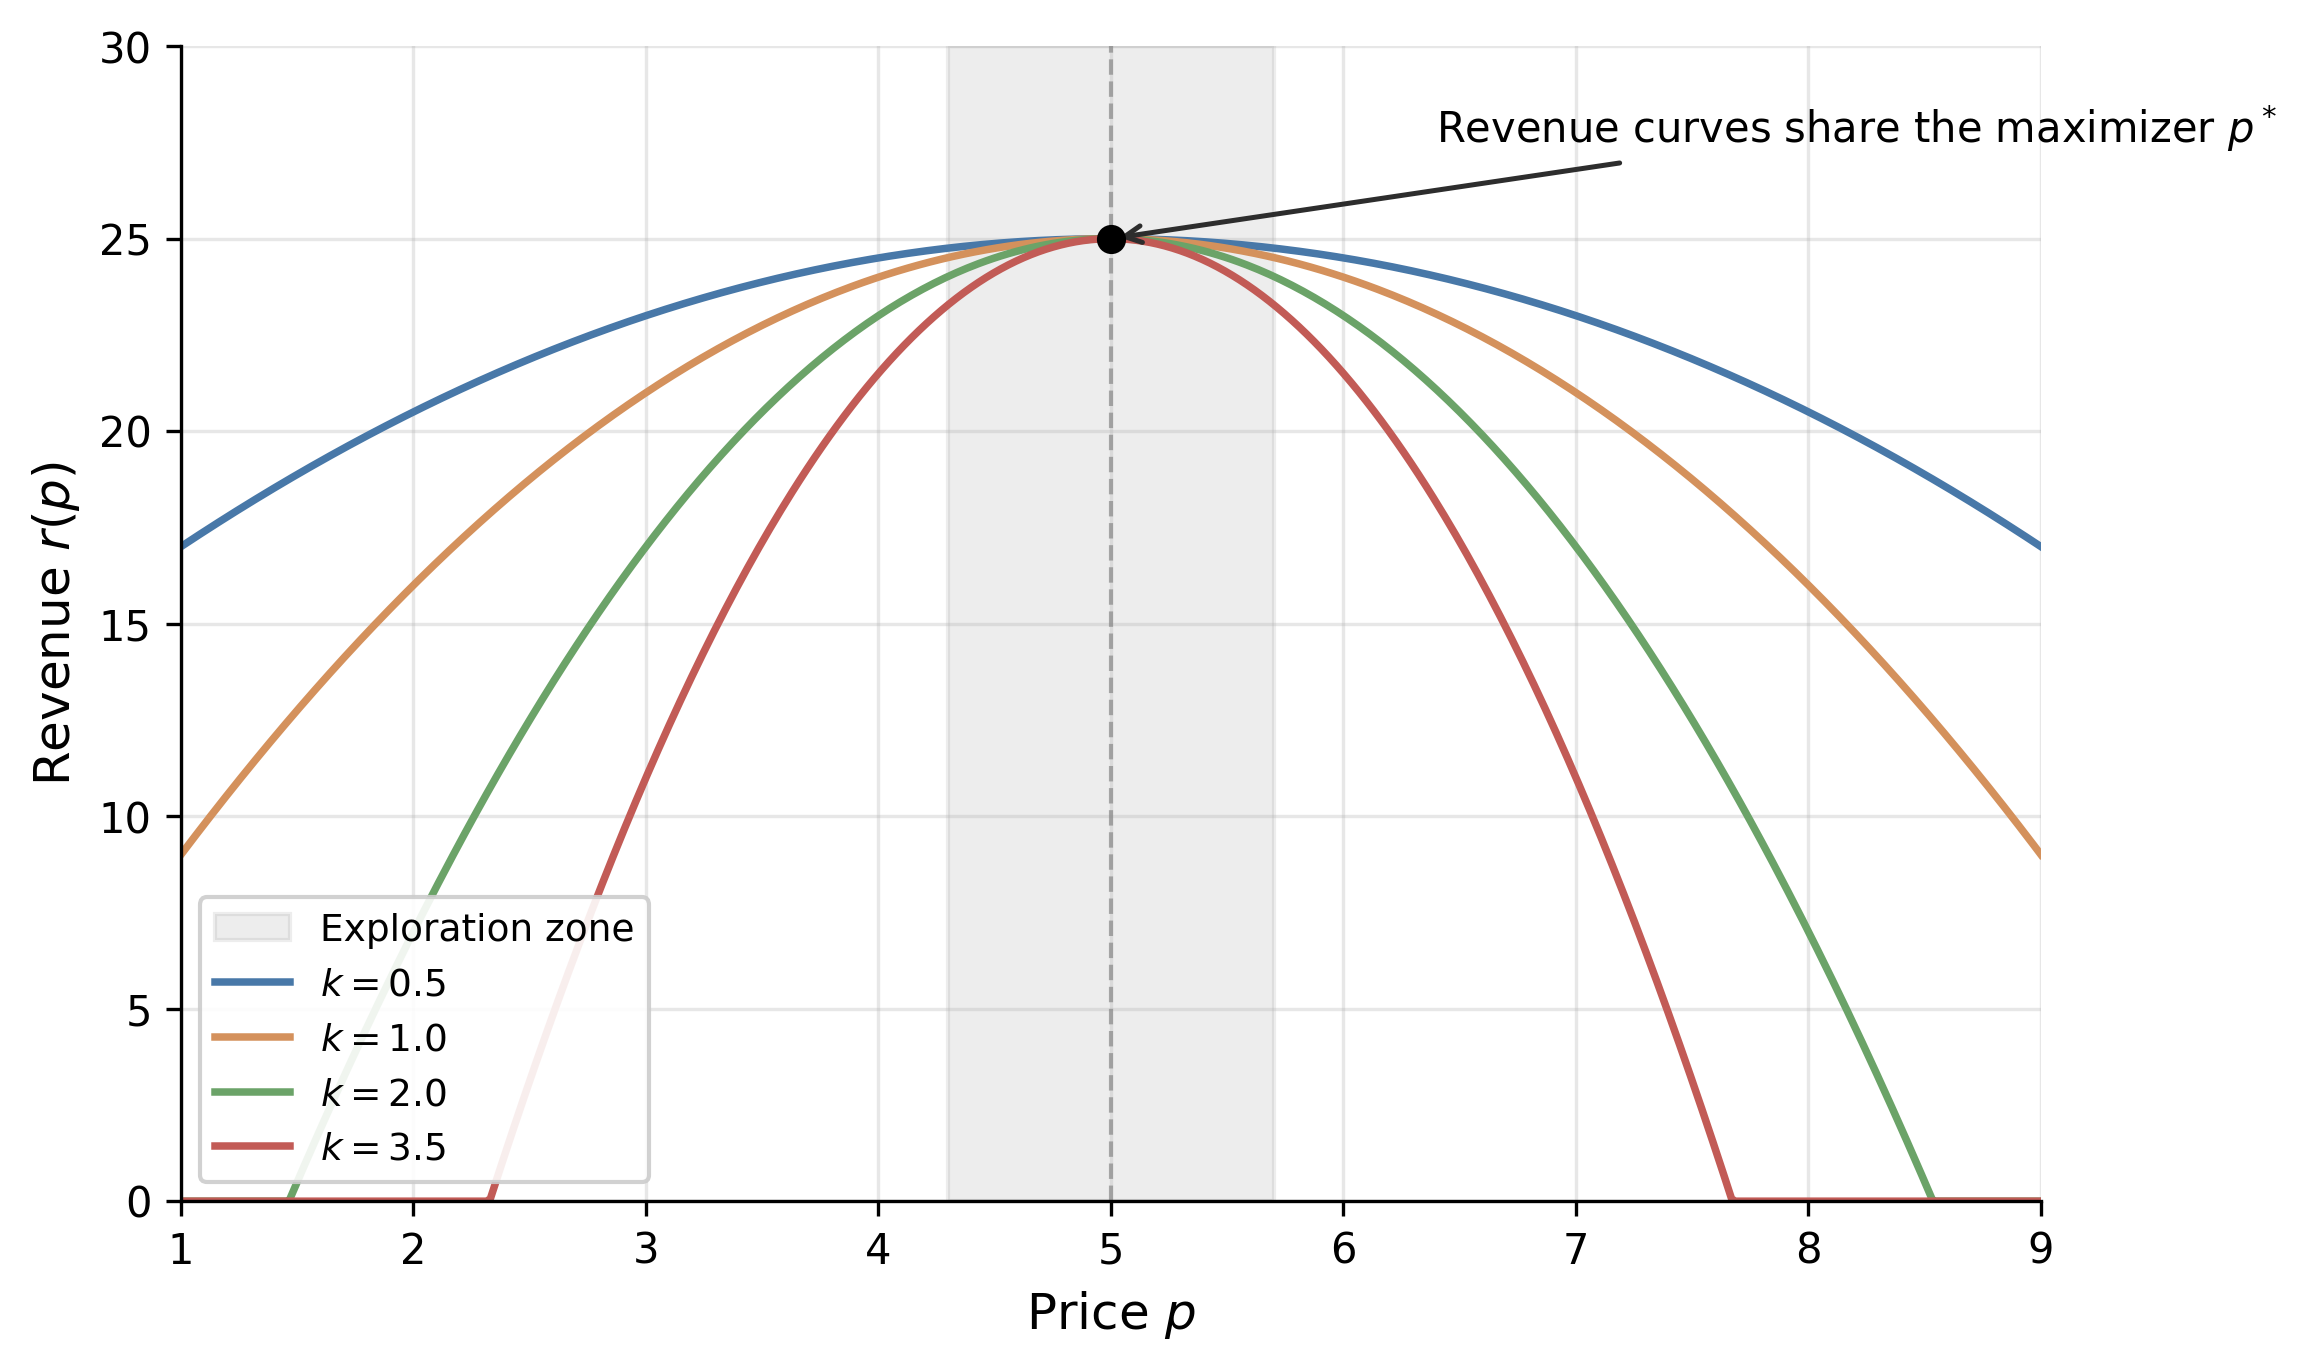

Reproduce this figure in Python.
# Uninformative optimal price: why p* reveals nothing about demand
# Chapter 7 (Bandits), conceptual diagram
# Shows that multiple demand models agree at p*, so playing p* cannot distinguish them.

import argparse
import sys, os
sys.path.insert(0, os.path.join(os.path.dirname(__file__), '..', '..'))
from sims.plot_style import apply_style, COLORS, FIG_SINGLE
apply_style()
import matplotlib
matplotlib.use('Agg')
import matplotlib.pyplot as plt
import numpy as np

# ── Parameters ──────────────────────────────────────────────────────────────
p_star = 5.0
r_star = 25.0
k_values = [0.5, 1.0, 2.0, 3.5]
p_grid = np.linspace(1, 9, 500)
exploration_half = 0.7  # exploration zone half-width

# ── Revenue curves ──────────────────────────────────────────────────────────
curve_colors = [COLORS['blue'], COLORS['orange'], COLORS['green'], COLORS['red']]


def revenue(p, k):
    return np.clip(r_star - k * (p - p_star) ** 2, 0, None)


def generate_outputs():
    # ── Stdout verification ────────────────────────────────────────────────────
    print("Uninformative Optimal Price Diagram")
    print("=" * 50)
    print(f"Optimal price p* = {p_star}")
    print(f"Optimal revenue r* = {r_star}")
    print()

    print("Revenue at p* for each k:")
    for k in k_values:
        r_at_star = revenue(p_star, k)
        print(f"  k = {k:.1f}:  r({p_star}) = {r_at_star:.4f}")

    print()
    print("Revenue separation at exploration boundaries:")
    p_lo = p_star - exploration_half
    p_hi = p_star + exploration_half
    print(f"  p_lo = {p_lo},  p_hi = {p_hi}")
    print(f"  {'k':>5s}  {'r(p_lo)':>10s}  {'r(p_hi)':>10s}")
    for k in k_values:
        r_lo = revenue(p_lo, k)
        r_hi = revenue(p_hi, k)
        print(f"  {k:5.1f}  {r_lo:10.4f}  {r_hi:10.4f}")

    # ── Figure ──────────────────────────────────────────────────────────────────
    fig, ax = plt.subplots(figsize=FIG_SINGLE)

    # Exploration zone
    ax.axvspan(p_star - exploration_half, p_star + exploration_half,
               color=COLORS['gray'], alpha=0.15, label='Exploration zone')

    # Revenue curves
    for k, color in zip(k_values, curve_colors):
        r = revenue(p_grid, k)
        ax.plot(p_grid, r, color=color, label=f'$k = {k}$')

    # Vertical dashed line at p*
    ax.axvline(p_star, color=COLORS['gray'], linestyle='--', linewidth=1.0, alpha=0.7)

    # Dot at peak
    ax.plot(p_star, r_star, 'ko', markersize=6, zorder=5)

    # Annotation arrow. The plotted curves are revenue, not demand; the underlying
    # demand curves (linearly distinct, crossing at p*) are not shown here. See
    # Broder 2012 Theorem 3.1 for the demand-level construction.
    ax.annotate(
        r'Revenue curves share the maximizer $p^*$',
        xy=(p_star, r_star),
        xytext=(p_star + 1.4, r_star + 2.5),
        fontsize=10,
        ha='left',
        arrowprops=dict(arrowstyle='->', color=COLORS['black'], lw=1.2),
    )

    ax.set_xlabel(r'Price $p$')
    ax.set_ylabel(r'Revenue $r(p)$')
    ax.set_xlim(1, 9)
    ax.set_ylim(0, 30)
    ax.legend(loc='lower left', framealpha=0.9)

    out_path = os.path.join(os.path.dirname(__file__), 'uninformative_price.png')
    fig.savefig(out_path, dpi=300, bbox_inches='tight')
    plt.close(fig)

    print()
    print(f"Output file: {out_path}")


if __name__ == '__main__':
    parser = argparse.ArgumentParser()
    parser.add_argument('--data-only', action='store_true')
    parser.add_argument('--plots-only', action='store_true')
    args = parser.parse_args()
    if args.data_only:
        print("No computation to cache (diagram-only script).")
        sys.exit(0)
    generate_outputs()
